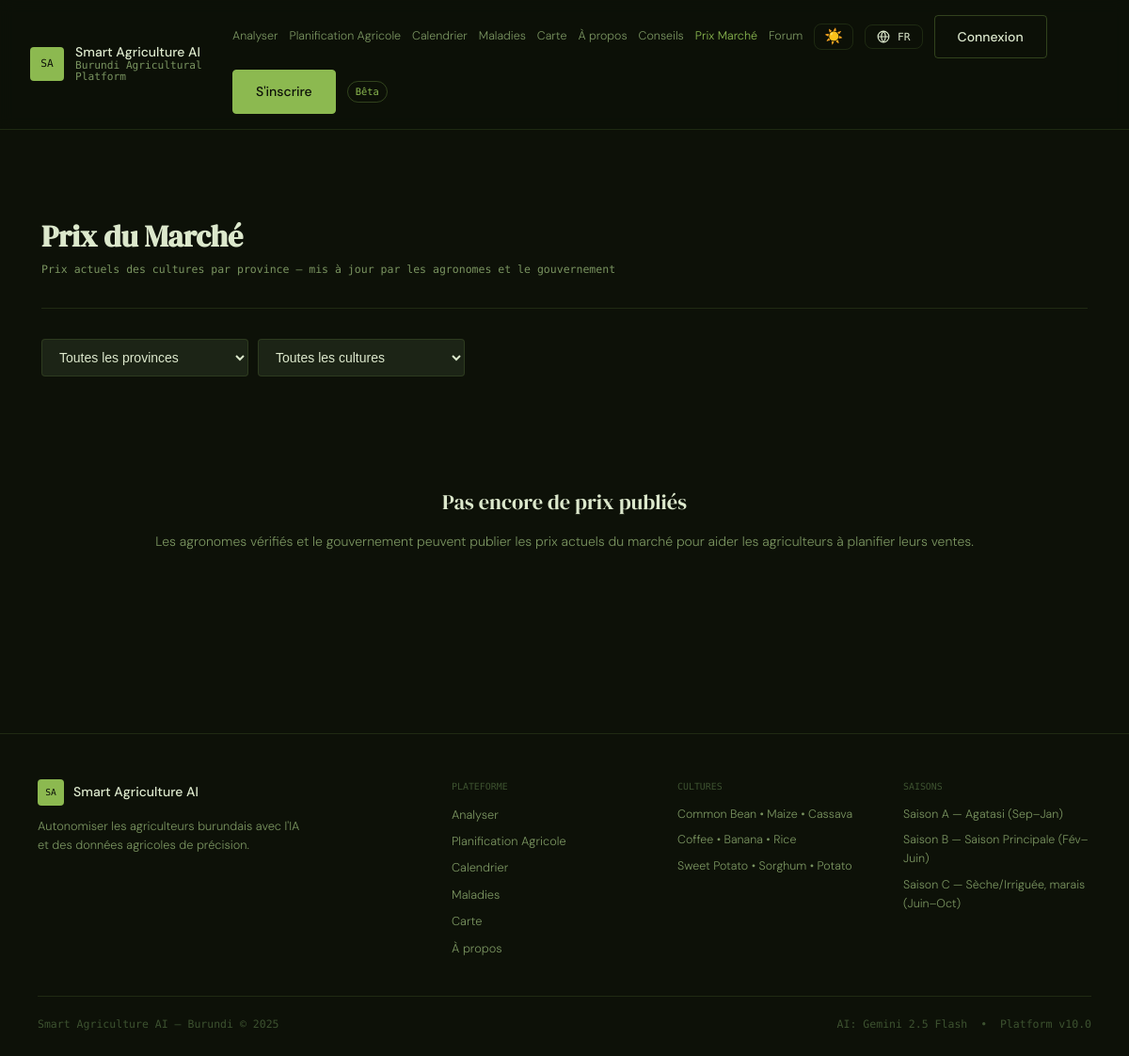
/market, run on an earlier commit of the app's database.
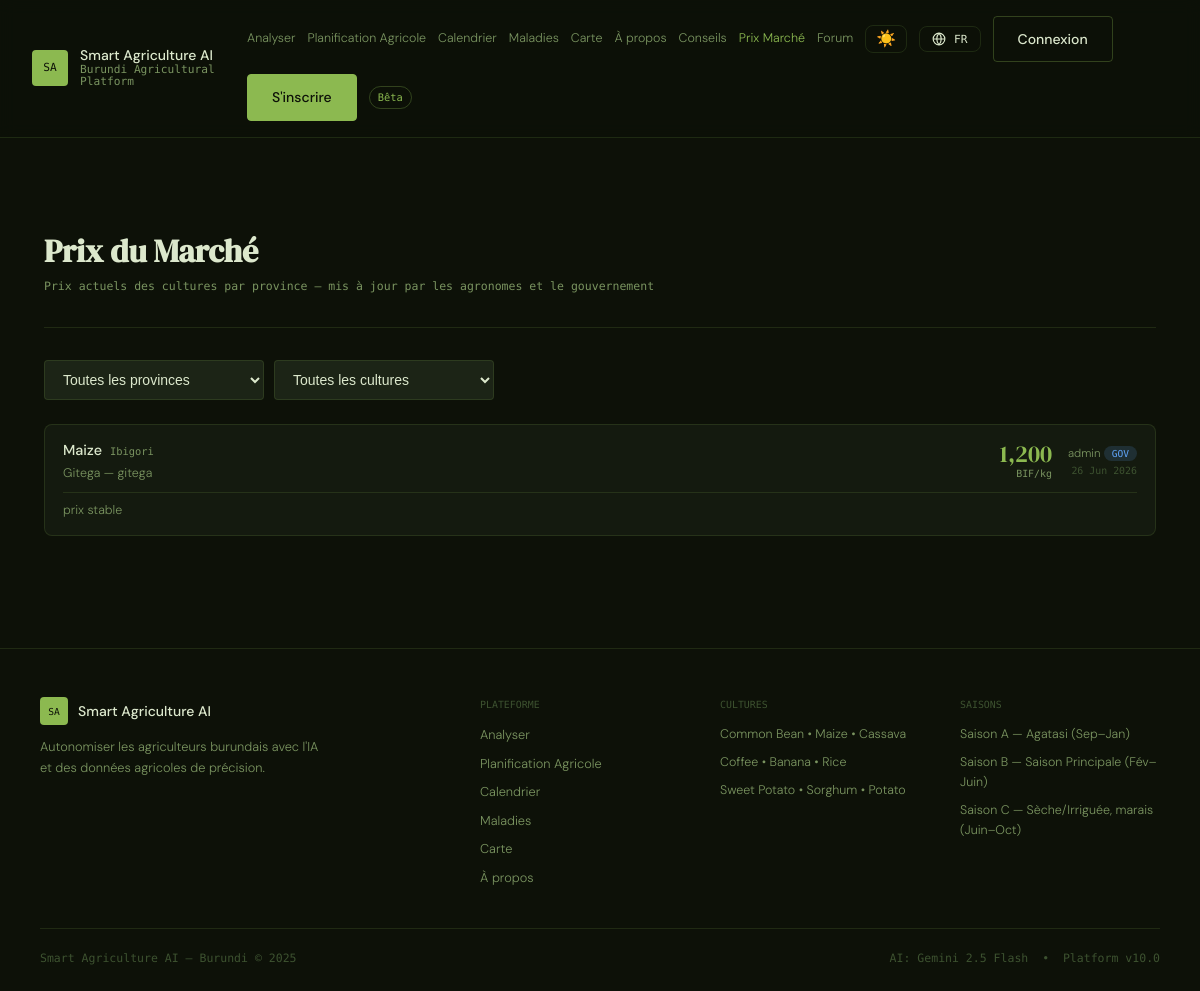
And on a later commit of the database.
### models.py (models this page shows, shortened)
class MarketPrice(db.Model):
    __tablename__ = "market_prices"
    id         = db.Column(db.Integer, primary_key=True)
    crop_name  = db.Column(db.String(80),  nullable=False)
    local_name = db.Column(db.String(80),  nullable=True)
    price_bif  = db.Column(db.Float,       nullable=False)  # BIF per kg
    province   = db.Column(db.String(60),  nullable=False)
    market     = db.Column(db.String(120), nullable=True)   # market name e.g. "Marché de Gitega"
    posted_by  = db.Column(db.Integer, db.ForeignKey("users.id"), nullable=False)
    notes      = db.Column(db.Text, nullable=True)
    created_at = db.Column(db.DateTime, default=datetime.utcnow)
    poster = db.relationship("User", backref=db.backref("market_prices", lazy=True))

class User(UserMixin, db.Model):
    __tablename__ = "users"
    id            = db.Column(db.Integer, primary_key=True)
    username      = db.Column(db.String(64),  unique=True, nullable=False)
    email         = db.Column(db.String(120), unique=True, nullable=False)
    password_hash = db.Column(db.String(256), nullable=False)
    role          = db.Column(db.String(20),  nullable=False, default="farmer")
    language      = db.Column(db.String(5),   nullable=False, default="fr")  # fr | rn | en
    theme         = db.Column(db.String(10),  nullable=False, default="dark") # dark | light
    full_name     = db.Column(db.String(120), nullable=True)
    phone         = db.Column(db.String(30),  nullable=True)
    province      = db.Column(db.String(60),  nullable=True)
    commune       = db.Column(db.String(60),  nullable=True)
    created_at    = db.Column(db.DateTime, default=datetime.utcnow)
    last_login    = db.Column(db.DateTime, nullable=True)
    is_active                = db.Column(db.Boolean, default=True)
    is_verified_professional = db.Column(db.Boolean, default=False)
    analyses      = db.relationship("Analysis", backref="user", lazy=True, cascade="all, delete-orphan")
    farms         = db.relationship("Farm", backref="owner", lazy=True, cascade="all, delete-orphan")
    forum_posts   = db.relationship("ForumPost", backref="author", lazy=True, cascade="all, delete-orphan")
    forum_replies = db.relationship("ForumReply", backref="author", lazy=True, cascade="all, delete-orphan")
    sent_messages = db.relationship("DirectMessage", foreign_keys="DirectMessage.sender_id", backref="sender", lazy=True, cascade="all, delete-orphan")
    recv_messages = db.relationship("DirectMessage", foreign_keys="DirectMessage.receiver_id", backref="receiver", lazy=True)

### features_routes.py (the view, shortened to what this page needs)
@features_bp.route("/market")
def market():
    province = request.args.get("province", "all")
    crop_filter = request.args.get("crop", "all")
    prices_q = MarketPrice.query
    if province != "all":
        prices_q = prices_q.filter_by(province=province)
    if crop_filter != "all":
        prices_q = prices_q.filter_by(crop_name=crop_filter)
    prices = prices_q.order_by(MarketPrice.created_at.desc()).limit(100).all()
    summary = {}
    all_prices = MarketPrice.query.order_by(MarketPrice.created_at.desc()).all()
    for p in all_prices:
        key = (p.crop_name, p.province)
        if key not in summary:
            summary[key] = p
    crops_with_prices = list({p.crop_name for p in all_prices})
    crops_with_prices.sort()
    trends = {}
    cutoff = datetime.utcnow() - timedelta(days=7)
    for crop in crops_with_prices:
        recent = MarketPrice.query.filter(
            MarketPrice.crop_name == crop,
            MarketPrice.created_at >= cutoff
        ).all()
    can_post = (current_user.is_authenticated and
                (current_user.is_verified_professional or
                 current_user.role in ("admin", "government")))
    return render_template("features/market.html",
        prices=prices, summary=list(summary.values()),
        provinces=BURUNDI_PROVINCES, all_crops=get_all_crops(),
        crops_with_prices=crops_with_prices, trends=trends,
        current_province=province, current_crop=crop_filter,
        can_post=can_post)

### app.py (called while the page is built)
def get_current_lang():
    if current_user.is_authenticated and current_user.language in SUPPORTED_LANGS:
        return current_user.language
    return session.get("lang", DEFAULT_LANG)

def get_current_theme():
    if current_user.is_authenticated and current_user.theme in ("dark","light"):
        return current_user.theme
    return session.get("theme", "dark")

@app.context_processor
def inject_translation():
    lang  = get_current_lang()
    theme = get_current_theme()
    return {"t": lambda key: t(key, lang), "current_lang": lang,
            "lang_names": LANG_NAMES, "supported_langs": SUPPORTED_LANGS,
            "current_theme": theme}

### crop_calendar.py (called while the page is built)
def get_all_crops(): return CROPS

### translations.py (called while the page is built)
def t(key: str, lang: str = DEFAULT_LANG) -> str:
    if lang not in SUPPORTED_LANGS:
        lang = DEFAULT_LANG
    entry = STRINGS.get(key)
    if not entry:
        return key  # untranslated key shown as-is, makes missing strings obvious during dev
    return entry.get(lang) or entry.get(DEFAULT_LANG) or key

### templates/features/market.html (shortened to what this page needs)
{% extends "base.html" %}
{% block content %}
<section class="history-hero">
    <div>
        <h1 class="cal-title">Prix du Marché</h1>
        <p class="cal-subtitle">Prix actuels des cultures par province — mis à jour par les agronomes et le gouvernement</p>
    </div>
</section>
<div style="display:flex;gap:12px;flex-wrap:wrap;margin-bottom:24px">
    <form method="GET" style="display:flex;gap:10px;flex-wrap:wrap;width:100%">
        <select name="province" class="form-input form-select" style="flex:1;max-width:220px" onchange="this.form.submit()">
            <option value="all" {% if current_province=='all' %}selected{% endif %}>Toutes les provinces</option>
        </select>
        <select name="crop" class="form-input form-select" style="flex:1;max-width:220px" onchange="this.form.submit()">
            <option value="all" {% if current_crop=='all' %}selected{% endif %}>Toutes les cultures</option>
        </select>
    </form>
</div>
{% if prices %}
<div style="display:flex;flex-direction:column;gap:8px">
{% for p in prices %}
<div style="background:var(--color-surface);border:1px solid var(--color-border);border-radius:var(--radius-lg);padding:14px 18px">
    <div style="display:flex;align-items:center;justify-content:space-between;gap:12px;flex-wrap:wrap">
        <div style="display:flex;align-items:center;gap:12px">
            <div>
                <div style="display:flex;align-items:center;gap:8px;margin-bottom:2px">
                    <span style="font-size:0.9rem;font-weight:500">{{ p.crop_name }}</span>
                    {% if p.local_name %}<span style="font-family:var(--font-mono);font-size:0.65rem;color:var(--color-text-muted)">{{ p.local_name }}</span>{% endif %}
                </div>
                <div style="font-size:0.78rem;color:var(--color-text-muted)">
                    {{ p.province }}{% if p.market %} — {{ p.market }}{% endif %}
                </div>
            </div>
        </div>
        <div style="display:flex;align-items:center;gap:16px">
            <div style="text-align:right">
                <p style="font-family:var(--font-display);font-size:1.5rem;color:var(--color-green);line-height:1">{{ "{:,.0f}".format(p.price_bif) }}</p>
                <p style="font-family:var(--font-mono);font-size:0.62rem;color:var(--color-text-muted)">BIF/kg</p>
            </div>
            <div style="text-align:right">
                <p style="font-size:0.72rem;color:var(--color-text-muted)">{{ p.poster.username }}
                {% if p.poster.role in ['government','admin'] %}<span class="gov-badge">GOV</span>{% endif %}
                </p>
                <p style="font-family:var(--font-mono);font-size:0.62rem;color:var(--color-text-faint)">{{ p.created_at.strftime('%d %b %Y') }}</p>
            </div>
        </div>
    </div>
    {% if p.notes %}<p style="font-size:0.78rem;color:var(--color-text-muted);margin-top:8px;padding-top:8px;border-top:1px solid var(--color-border)">{{ p.notes }}</p>{% endif %}
</div>
{% endfor %}
</div>
{% else %}
<div class="history-empty">
    <p class="history-empty-title">Pas encore de prix publiés</p>
    <p class="history-empty-body">Les agronomes vérifiés et le gouvernement peuvent publier les prix actuels du marché pour aider les agriculteurs à planifier leurs ventes.</p>
</div>
{% endif %}
{% endblock %}

### templates/base.html (shortened to what this page needs)
<!DOCTYPE html>
<html lang="{{ current_lang }}" data-theme="{{ current_theme }}">
<head>
    <link rel="stylesheet" href="{{ url_for('static', filename='css/main.css') }}"/>
</head>
<body>
<header class="site-header">
    <a href="{{ url_for('index') }}" class="logo">
        <span class="logo-mark">SA</span>
        <div class="logo-text">
            <span class="logo-primary">Smart Agriculture AI</span>
            <span class="logo-tag">Burundi Agricultural Platform</span>
        </div>
    </a>
    <nav class="site-nav" id="desktopNav">
        <a href="{{ url_for('index') }}" class="nav-link {% if request.endpoint=='index' %}nav-link--active{% endif %}">{{ t('nav.analyze') }}</a>
        <a href="{{ url_for('farm.farm_list') }}" class="nav-link {% if request.blueprint=='farm' %}nav-link--active{% endif %}">{{ t('nav.farm_planning') }}</a>
        <a href="{{ url_for('calendar') }}" class="nav-link {% if request.endpoint=='calendar' %}nav-link--active{% endif %}">{{ t('nav.calendar') }}</a>
        <a href="{{ url_for('disease_library') }}" class="nav-link {% if request.endpoint=='disease_library' %}nav-link--active{% endif %}">{{ t('nav.diseases') }}</a>
        <a href="{{ url_for('outbreak_map') }}" class="nav-link {% if request.endpoint=='outbreak_map' %}nav-link--active{% endif %}">{{ t('nav.map') }}</a>
        <a href="{{ url_for('about') }}" class="nav-link {% if request.endpoint=='about' %}nav-link--active{% endif %}">{{ t('nav.about') }}</a>
        <a href="{{ url_for('features.planting_advice') }}" class="nav-link {% if request.endpoint=='features.planting_advice' %}nav-link--active{% endif %}">Conseils</a>
        <a href="{{ url_for('features.market') }}" class="nav-link {% if request.endpoint in ['features.market','features.market_post'] %}nav-link--active{% endif %}">Prix Marché</a>
        <a href="{{ url_for('community.forum') }}" class="nav-link {% if request.blueprint=='community' and 'forum' in (request.endpoint or '') %}nav-link--active{% endif %}">Forum</a>
        <button class="nav-theme-btn" id="themeToggleBtn" onclick="toggleTheme()" title="Toggle light/dark mode" aria-label="Toggle theme">
            <span id="themeIcon">{% if current_theme == 'light' %}🌙{% else %}☀️{% endif %}</span>
        </button>
        <div class="nav-lang-menu">
            <button class="nav-lang-btn" id="langMenuBtn" aria-label="Language">
                <svg width="14" height="14" viewBox="0 0 24 24" fill="none" stroke="currentColor" stroke-width="2"><circle cx="12" cy="12" r="10"/><path d="M2 12h20M12 2a15 15 0 0 1 0 20M12 2a15 15 0 0 0 0 20"/></svg>
                <span>{{ current_lang|upper }}</span>
            </button>
        </div>
        {% if current_user.is_authenticated %}
            <div class="nav-user-menu">
                <button class="nav-user-btn" id="userMenuBtn" aria-label="User menu">
                    <span class="nav-user-avatar">{{ current_user.username[0].upper() }}</span>
                    <span class="nav-user-name">{{ current_user.username }}</span>
                </button>
                <div class="nav-user-dropdown" id="userDropdown" hidden>
                    <div class="dropdown-header">
                        <span class="dropdown-username">{{ current_user.username }}</span>
                        <span class="role-pill role-pill--{{ current_user.role }}">{{ current_user.role }}</span>
                    </div>
                    <a href="{{ url_for('auth_profile') }}" class="dropdown-item">{{ t('nav.profile') }}</a>
                    <a href="{{ url_for('auth_logout') }}" class="dropdown-item dropdown-item--danger">{{ t('nav.logout') }}</a>
                </div>
            </div>
        {% else %}
            <a href="{{ url_for('auth_login') }}" class="btn btn--outline nav-auth-btn">{{ t('nav.login') }}</a>
            <a href="{{ url_for('auth_register') }}" class="btn btn--primary nav-auth-btn">{{ t('nav.register') }}</a>
        {% endif %}
        <span class="nav-badge">{{ t('nav.beta') }}</span>
    </nav>
</header>
<main class="site-main">
    {% block content %}{% endblock %}
</main>
<footer class="site-footer">
    <div class="footer-grid">
        <div class="footer-brand">
            <div class="footer-logo">
                <span class="logo-mark logo-mark--sm">SA</span>
                <span class="footer-brand-name">Smart Agriculture AI</span>
            </div>
            <p class="footer-tagline">{{ t('footer.tagline') }}</p>
        </div>
        <div class="footer-col">
            <p class="footer-col-title">{{ t('footer.platform') }}</p>
            <a href="{{ url_for('index') }}" class="footer-link">{{ t('nav.analyze') }}</a>
            <a href="{{ url_for('farm.farm_list') }}" class="footer-link">{{ t('nav.farm_planning') }}</a>
            <a href="{{ url_for('calendar') }}" class="footer-link">{{ t('nav.calendar') }}</a>
            <a href="{{ url_for('disease_library') }}" class="footer-link">{{ t('nav.diseases') }}</a>
            <a href="{{ url_for('outbreak_map') }}" class="footer-link">{{ t('nav.map') }}</a>
            <a href="{{ url_for('about') }}" class="footer-link">{{ t('nav.about') }}</a>
        </div>
        <div class="footer-col">
            <p class="footer-col-title">{{ t('footer.crops') }}</p>
            <span class="footer-text">Common Bean &bull; Maize &bull; Cassava</span>
            <span class="footer-text">Coffee &bull; Banana &bull; Rice</span>
            <span class="footer-text">Sweet Potato &bull; Sorghum &bull; Potato</span>
        </div>
        <div class="footer-col">
            <p class="footer-col-title">{{ t('footer.seasons') }}</p>
            <span class="footer-text">{{ t('season.a') }}</span>
            <span class="footer-text">{{ t('season.b') }}</span>
            <span class="footer-text">{{ t('season.c') }}</span>
        </div>
    </div>
    <div class="footer-bottom">
        <span>Smart Agriculture AI &mdash; Burundi &copy; 2025</span>
        <span class="footer-bottom-right">AI: Gemini 2.5 Flash &nbsp;&bull;&nbsp; Platform v10.0</span>
    </div>
</footer>
</body>
</html>

What changed in the data, as far as the page shows it:
added MarketPrice: crop_name "Maize", local_name "Ibigori", province "Gitega", market "gitega", price_bif "1,200", poster.username "admin", created_at "26 Jun 2026", notes "prix stable"
Also different on the page:
text no longer shown: "Pas encore de prix publiés Les agronomes vérifiés et le gouvernement peuvent publier les prix actuels du marché pour aider les agriculteurs à planifier leurs ventes."
